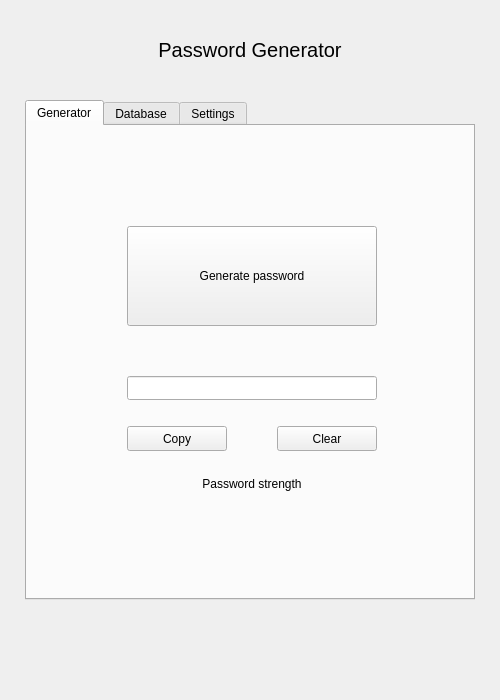
<?xml version="1.0" encoding="UTF-8"?>
<ui version="4.0">
 <class>MainWindow</class>
 <widget class="QMainWindow" name="MainWindow">
  <property name="geometry">
   <rect>
    <x>0</x>
    <y>0</y>
    <width>500</width>
    <height>700</height>
   </rect>
  </property>
  <property name="minimumSize">
   <size>
    <width>500</width>
    <height>700</height>
   </size>
  </property>
  <property name="maximumSize">
   <size>
    <width>500</width>
    <height>700</height>
   </size>
  </property>
  <property name="windowTitle">
   <string>Password Generator</string>
  </property>
  <widget class="QWidget" name="centralwidget">
   <property name="minimumSize">
    <size>
     <width>500</width>
     <height>700</height>
    </size>
   </property>
   <property name="maximumSize">
    <size>
     <width>500</width>
     <height>700</height>
    </size>
   </property>
   <widget class="QTabWidget" name="tabWidget">
    <property name="geometry">
     <rect>
      <x>25</x>
      <y>100</y>
      <width>450</width>
      <height>500</height>
     </rect>
    </property>
    <property name="currentIndex">
     <number>0</number>
    </property>
    <property name="tabBarAutoHide">
     <bool>false</bool>
    </property>
    <widget class="QWidget" name="Generator">
     <attribute name="title">
      <string>Generator</string>
     </attribute>
     <widget class="QLineEdit" name="GeneratedPassword">
      <property name="geometry">
       <rect>
        <x>100</x>
        <y>250</y>
        <width>250</width>
        <height>24</height>
       </rect>
      </property>
      <property name="readOnly">
       <bool>true</bool>
      </property>
     </widget>
     <widget class="QPushButton" name="GeneratePassword">
      <property name="geometry">
       <rect>
        <x>100</x>
        <y>100</y>
        <width>250</width>
        <height>100</height>
       </rect>
      </property>
      <property name="text">
       <string>Generate password</string>
      </property>
     </widget>
     <widget class="QPushButton" name="CopyPassword">
      <property name="geometry">
       <rect>
        <x>100</x>
        <y>300</y>
        <width>100</width>
        <height>25</height>
       </rect>
      </property>
      <property name="text">
       <string>Copy</string>
      </property>
     </widget>
     <widget class="QPushButton" name="ClearPassword">
      <property name="geometry">
       <rect>
        <x>250</x>
        <y>300</y>
        <width>100</width>
        <height>25</height>
       </rect>
      </property>
      <property name="text">
       <string>Clear</string>
      </property>
     </widget>
     <widget class="QLabel" name="PasswordStrength">
      <property name="geometry">
       <rect>
        <x>100</x>
        <y>380</y>
        <width>250</width>
        <height>16</height>
       </rect>
      </property>
      <property name="text">
       <string/>
      </property>
      <property name="alignment">
       <set>Qt::AlignCenter</set>
      </property>
     </widget>
     <widget class="QLabel" name="PasswordStrengthLabel">
      <property name="geometry">
       <rect>
        <x>100</x>
        <y>350</y>
        <width>250</width>
        <height>16</height>
       </rect>
      </property>
      <property name="text">
       <string>Password strength</string>
      </property>
      <property name="alignment">
       <set>Qt::AlignCenter</set>
      </property>
     </widget>
    </widget>
    <widget class="QWidget" name="Database">
     <attribute name="title">
      <string>Database</string>
     </attribute>
     <widget class="QTableView" name="tableView">
      <property name="geometry">
       <rect>
        <x>25</x>
        <y>75</y>
        <width>400</width>
        <height>250</height>
       </rect>
      </property>
      <property name="layoutDirection">
       <enum>Qt::LeftToRight</enum>
      </property>
      <property name="frameShape">
       <enum>QFrame::StyledPanel</enum>
      </property>
      <property name="frameShadow">
       <enum>QFrame::Sunken</enum>
      </property>
      <property name="sizeAdjustPolicy">
       <enum>QAbstractScrollArea::AdjustIgnored</enum>
      </property>
      <property name="dragEnabled">
       <bool>true</bool>
      </property>
      <property name="selectionBehavior">
       <enum>QAbstractItemView::SelectRows</enum>
      </property>
      <property name="textElideMode">
       <enum>Qt::ElideLeft</enum>
      </property>
     </widget>
     <widget class="QPushButton" name="CreateDatabase">
      <property name="geometry">
       <rect>
        <x>275</x>
        <y>30</y>
        <width>150</width>
        <height>25</height>
       </rect>
      </property>
      <property name="text">
       <string>Create Database</string>
      </property>
     </widget>
     <widget class="QPushButton" name="Save">
      <property name="geometry">
       <rect>
        <x>25</x>
        <y>350</y>
        <width>100</width>
        <height>25</height>
       </rect>
      </property>
      <property name="text">
       <string>Save</string>
      </property>
     </widget>
     <widget class="QPushButton" name="Delete">
      <property name="geometry">
       <rect>
        <x>325</x>
        <y>350</y>
        <width>100</width>
        <height>25</height>
       </rect>
      </property>
      <property name="text">
       <string>Delete</string>
      </property>
     </widget>
     <widget class="QPushButton" name="Edit">
      <property name="geometry">
       <rect>
        <x>175</x>
        <y>350</y>
        <width>100</width>
        <height>25</height>
       </rect>
      </property>
      <property name="text">
       <string>Edit</string>
      </property>
     </widget>
     <widget class="QPushButton" name="OpenDatabase">
      <property name="geometry">
       <rect>
        <x>25</x>
        <y>30</y>
        <width>150</width>
        <height>25</height>
       </rect>
      </property>
      <property name="text">
       <string>Open Database</string>
      </property>
     </widget>
     <widget class="QLineEdit" name="GeneratedPassword_2">
      <property name="geometry">
       <rect>
        <x>100</x>
        <y>410</y>
        <width>250</width>
        <height>24</height>
       </rect>
      </property>
      <property name="readOnly">
       <bool>true</bool>
      </property>
     </widget>
    </widget>
    <widget class="QWidget" name="Settings">
     <attribute name="title">
      <string>Settings</string>
     </attribute>
     <widget class="QLabel" name="UpperCase">
      <property name="geometry">
       <rect>
        <x>100</x>
        <y>50</y>
        <width>100</width>
        <height>16</height>
       </rect>
      </property>
      <property name="text">
       <string>UpperCase</string>
      </property>
      <property name="alignment">
       <set>Qt::AlignCenter</set>
      </property>
     </widget>
     <widget class="QLabel" name="LowerCase">
      <property name="geometry">
       <rect>
        <x>100</x>
        <y>100</y>
        <width>100</width>
        <height>16</height>
       </rect>
      </property>
      <property name="text">
       <string>LowerCase</string>
      </property>
      <property name="alignment">
       <set>Qt::AlignCenter</set>
      </property>
     </widget>
     <widget class="QLabel" name="Numbers">
      <property name="geometry">
       <rect>
        <x>100</x>
        <y>150</y>
        <width>100</width>
        <height>16</height>
       </rect>
      </property>
      <property name="text">
       <string>Numbers</string>
      </property>
      <property name="alignment">
       <set>Qt::AlignCenter</set>
      </property>
     </widget>
     <widget class="QLabel" name="Symbols">
      <property name="geometry">
       <rect>
        <x>100</x>
        <y>200</y>
        <width>100</width>
        <height>16</height>
       </rect>
      </property>
      <property name="text">
       <string>Symbols</string>
      </property>
      <property name="alignment">
       <set>Qt::AlignCenter</set>
      </property>
     </widget>
     <widget class="QSpinBox" name="UpperCase_spinBox">
      <property name="geometry">
       <rect>
        <x>250</x>
        <y>50</y>
        <width>50</width>
        <height>25</height>
       </rect>
      </property>
      <property name="buttonSymbols">
       <enum>QAbstractSpinBox::UpDownArrows</enum>
      </property>
      <property name="minimum">
       <number>0</number>
      </property>
      <property name="maximum">
       <number>8</number>
      </property>
      <property name="value">
       <number>2</number>
      </property>
     </widget>
     <widget class="QSpinBox" name="LowerCase_spinBox">
      <property name="geometry">
       <rect>
        <x>250</x>
        <y>100</y>
        <width>50</width>
        <height>25</height>
       </rect>
      </property>
      <property name="minimum">
       <number>0</number>
      </property>
      <property name="maximum">
       <number>8</number>
      </property>
      <property name="value">
       <number>2</number>
      </property>
     </widget>
     <widget class="QSpinBox" name="Numbers_spinBox">
      <property name="geometry">
       <rect>
        <x>250</x>
        <y>150</y>
        <width>50</width>
        <height>25</height>
       </rect>
      </property>
      <property name="minimum">
       <number>0</number>
      </property>
      <property name="maximum">
       <number>8</number>
      </property>
      <property name="value">
       <number>2</number>
      </property>
     </widget>
     <widget class="QSpinBox" name="Symbols_spinBox">
      <property name="enabled">
       <bool>true</bool>
      </property>
      <property name="geometry">
       <rect>
        <x>250</x>
        <y>200</y>
        <width>50</width>
        <height>25</height>
       </rect>
      </property>
      <property name="minimum">
       <number>0</number>
      </property>
      <property name="maximum">
       <number>8</number>
      </property>
      <property name="value">
       <number>2</number>
      </property>
     </widget>
     <widget class="QSlider" name="HorizontalSlider">
      <property name="enabled">
       <bool>false</bool>
      </property>
      <property name="geometry">
       <rect>
        <x>100</x>
        <y>275</y>
        <width>250</width>
        <height>25</height>
       </rect>
      </property>
      <property name="font">
       <font>
        <strikeout>false</strikeout>
       </font>
      </property>
      <property name="minimum">
       <number>0</number>
      </property>
      <property name="maximum">
       <number>32</number>
      </property>
      <property name="value">
       <number>8</number>
      </property>
      <property name="tracking">
       <bool>false</bool>
      </property>
      <property name="orientation">
       <enum>Qt::Horizontal</enum>
      </property>
      <property name="tickPosition">
       <enum>QSlider::NoTicks</enum>
      </property>
     </widget>
     <widget class="QLabel" name="PasswordLength">
      <property name="geometry">
       <rect>
        <x>100</x>
        <y>325</y>
        <width>250</width>
        <height>50</height>
       </rect>
      </property>
      <property name="font">
       <font>
        <pointsize>12</pointsize>
       </font>
      </property>
      <property name="text">
       <string>8</string>
      </property>
      <property name="alignment">
       <set>Qt::AlignCenter</set>
      </property>
      <property name="textInteractionFlags">
       <set>Qt::LinksAccessibleByMouse</set>
      </property>
     </widget>
     <widget class="QPushButton" name="ResetButton">
      <property name="geometry">
       <rect>
        <x>300</x>
        <y>370</y>
        <width>80</width>
        <height>25</height>
       </rect>
      </property>
      <property name="text">
       <string>Reset</string>
      </property>
     </widget>
     <widget class="QCheckBox" name="UpperCase_checkBox">
      <property name="geometry">
       <rect>
        <x>325</x>
        <y>50</y>
        <width>25</width>
        <height>25</height>
       </rect>
      </property>
      <property name="text">
       <string/>
      </property>
      <property name="checked">
       <bool>true</bool>
      </property>
     </widget>
     <widget class="QCheckBox" name="LowerCase_checkBox">
      <property name="geometry">
       <rect>
        <x>325</x>
        <y>100</y>
        <width>25</width>
        <height>25</height>
       </rect>
      </property>
      <property name="text">
       <string/>
      </property>
      <property name="checked">
       <bool>true</bool>
      </property>
     </widget>
     <widget class="QCheckBox" name="Numbers_checkBox">
      <property name="geometry">
       <rect>
        <x>325</x>
        <y>150</y>
        <width>25</width>
        <height>25</height>
       </rect>
      </property>
      <property name="text">
       <string/>
      </property>
      <property name="checked">
       <bool>true</bool>
      </property>
     </widget>
     <widget class="QCheckBox" name="Symbols_checkBox">
      <property name="geometry">
       <rect>
        <x>325</x>
        <y>200</y>
        <width>25</width>
        <height>25</height>
       </rect>
      </property>
      <property name="text">
       <string/>
      </property>
      <property name="checked">
       <bool>true</bool>
      </property>
     </widget>
    </widget>
   </widget>
   <widget class="QLabel" name="MainTitle">
    <property name="geometry">
     <rect>
      <x>25</x>
      <y>25</y>
      <width>450</width>
      <height>50</height>
     </rect>
    </property>
    <property name="font">
     <font>
      <pointsize>15</pointsize>
     </font>
    </property>
    <property name="text">
     <string>Password Generator</string>
    </property>
    <property name="alignment">
     <set>Qt::AlignCenter</set>
    </property>
   </widget>
  </widget>
 </widget>
 <resources/>
 <connections/>
</ui>
